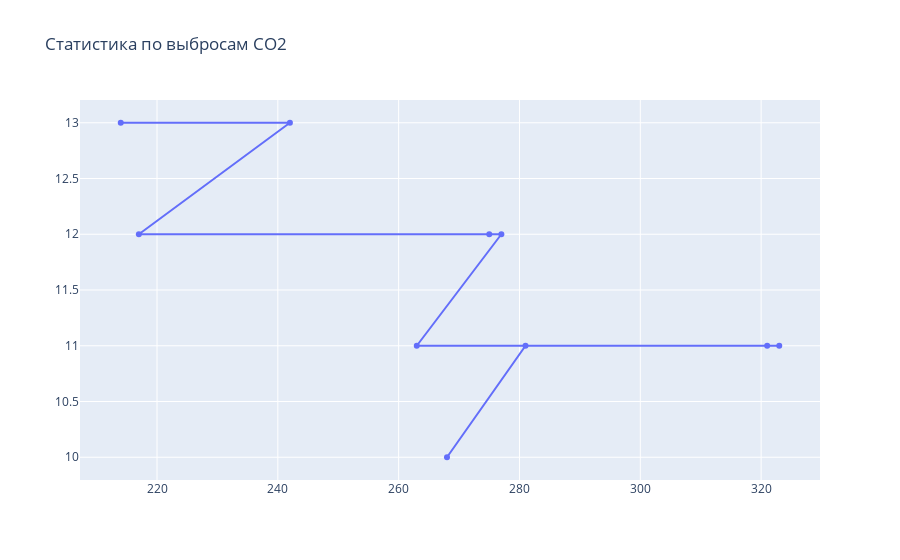

The notebook cell this image was saved under:
### Code cell
trace0 = go.Scatter(
    x=d.index,
    y=d.values,
    name='Count'
)

# объединяем графические объекты и задаем title графика в layout
data = [trace0]
layout = {'title': 'Статистика по выбросам CO2'}

# cоздаем объект Figure и визуализируем его
fig = go.Figure(data=data, layout=layout)
#fig.show()
iplot(fig, show_link=False) # не показывать ссылку на экспортирование полотна

### Figure 1 — Plotly figure (JSON) as saved in the notebook; plotly's stock layout.template omitted (floating-point values rounded to 4 significant figures)
{"data": [{"name": "Count", "type": "scatter", "x": [214, 242, 217, 275, 277, 263, 323, 321, 281, 268], "y": [13, 13, 12, 12, 12, 11, 11, 11, 11, 10]}], "layout": {"title": {"text": "Статистика по выбросам CO2"}}}
